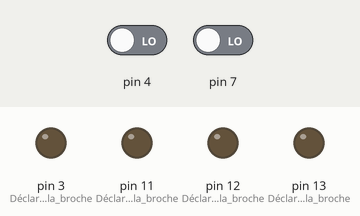
Bench run of a sketch on a simulated Arduino Uno, built with avr-gcc and run on an emulated ATmega328P. Shown: output pins drawn as LEDs (lit = HIGH). Dashed ring = blinking. The test bench sets the inputs (shaded band); at power-on: pin 4 LOW, pin 7 LOW.

Above: at 1.2 s.
1.3 s: pin 4 driven HIGH
At 1.45 s:
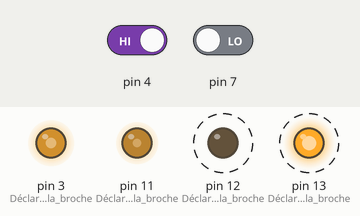
At 7.0 s:
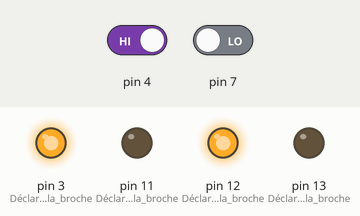
7.3 s: pin 4 driven LOW
8.8 s: pin 7 driven HIGH
At 14.6 s:
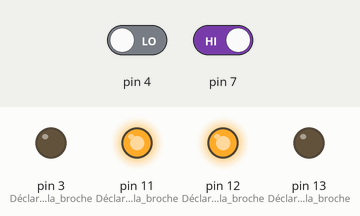
14.8 s: pin 4 driven HIGH
Timing chart, 0 to 18.8 s (numbered marks = the images above; inputs shaded):
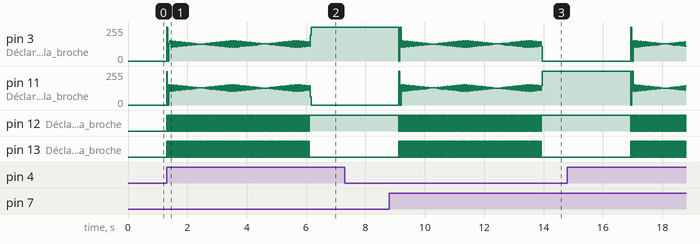

Measured:
- after the input at 1.3 s, pin 12 (Déclaration_de_la_broche): alternates HIGH for 0.02 s and LOW for 0.02 s, 301 changes in all, then stays HIGH, starting at once; pin 13 (Déclaration_de_la_broche): alternates HIGH for 0.02 s and LOW for 0.02 s, 300 changes in all, then stays LOW, starting at once
- after the input at 7.3 s, every drawn part: stays the same

The sketch:

bon_code_microc.ino
```cpp
void setup() {
  pinMode(3, OUTPUT); // Déclaration de la broche n°3 en sortie Digitale PWM
  pinMode(11, OUTPUT); // Déclaration de la broche n°11 en sortie Digitale PWM
  pinMode(12, OUTPUT); // Déclaration de la broche n°12 en sortie Digitale
  pinMode(13, OUTPUT); // Déclaration de la broche n°13 en sortie Digitale
  pinMode(5, INPUT);
  pinMode(6, INPUT);
}

void loop(){
  int valOuv = digitalRead(4);
  int valFerm = digitalRead(7);
  if(valOuv==HIGH){
    int i=0;
    while(i!=150){
      // Pas n°1 | Sortie B- du Shield Moteur -> Bobine A du moteur pas à pas
      digitalWrite(12, HIGH);
      digitalWrite(13, LOW);
      analogWrite(3, 0);
      analogWrite(11, 255);
      delay(8);

      // Pas n°2 | Sortie A- du Shield Moteur -> Bobine C du moteur pas à pas
      digitalWrite(12, LOW);
      digitalWrite(13, HIGH);
      analogWrite(3, 255);
      analogWrite(11, 0);
      delay(8);

      // Pas n°3 | Sortie B+ du Shield Moteur -> Bobine B du moteur pas à pas
      digitalWrite(12, LOW);
      digitalWrite(13, HIGH);
      analogWrite(3, 0);
      analogWrite(11, 255);
      delay(8);

      // Pas n°4 | Sortie A+ du Shield Moteur -> Bobine D du moteur pas à pas
      digitalWrite(12, HIGH);
      digitalWrite(13, LOW);
      analogWrite(3, 255);
      analogWrite(11, 0);
      delay(8);
      i++;
    }
    delay(3000);
  }
  else{
    if(valFerm==HIGH){
      int i=0;
      while(i!=150){
        // Commande moteur pas à pas Bipolaire 4 fils en Mode Wave Sens inverse
        // Pas n°1 | Sortie A+ du Shield Moteur -> Bobine D du moteur pas à pas
        digitalWrite(12, HIGH);
        digitalWrite(13, LOW);
        analogWrite(3, 255);
        analogWrite(11, 0);
        delay(8);

        // Pas n°2 | Sortie B+ du Shield Moteur -> Bobine B du moteur pas à pas
        digitalWrite(12, LOW);
        digitalWrite(13, HIGH);
        analogWrite(3, 0);
        analogWrite(11, 255);
        delay(8);

        // Pas n°3 | Sortie A- du Shield Moteur -> Bobine C du moteur pas à pas
        digitalWrite(12, LOW);
        digitalWrite(13, HIGH);
        analogWrite(3, 255);
        analogWrite(11, 0);
        delay(8);

        // Pas n°4 | Sortie B- du Shield Moteur -> Bobine A du moteur pas à pas
        digitalWrite(12, HIGH);
        digitalWrite(13, LOW);
        analogWrite(3, 0);
        analogWrite(11, 255);
        delay(8);
        i++;
      }
      delay(3000);
    }
  }
}
```
